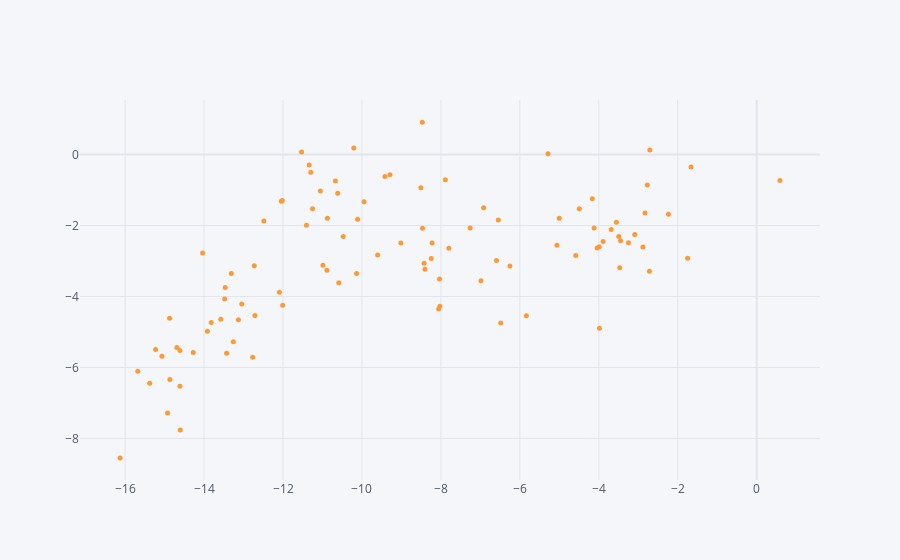

The code cell stored with this chart in its notebook:
### Code cell
df.iplot(x='A',y='B',mode='markers',size=5)
